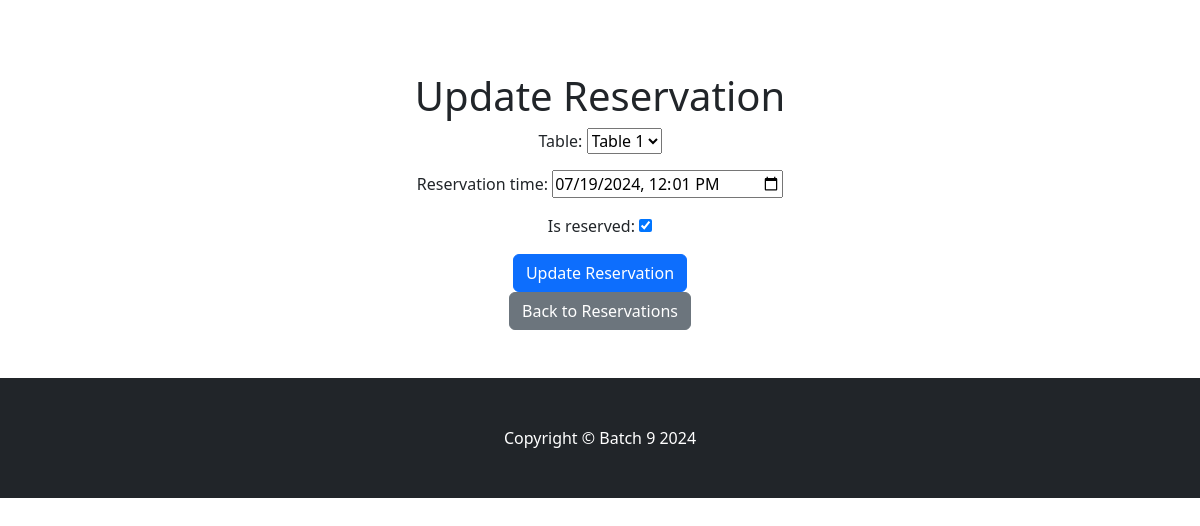
Screenshot of /update_reservation/10 with the database file from the repository.
### app/models.py (models this page shows, shortened)
class Reservation(models.Model):
    user = models.ForeignKey(User, on_delete=models.CASCADE)
    table = models.ForeignKey(Table, on_delete=models.CASCADE)
    reservation_time = models.DateTimeField()
    is_reserved = models.BooleanField(default=True)

### app/views.py (the view)
# urls.py: path('update_reservation/<int:reservation_id>', update_reservation, name='update_reservation'),
def update_reservation(request, reservation_id):
    reservation = get_object_or_404(Reservation, id=reservation_id)
    if request.method == 'POST':
        form = ReservationForm(request.POST, instance=reservation)
        if form.is_valid():
            form.save()
            return redirect('tables')
    else:
        form = ReservationForm(instance=reservation)
    return render(request, 'update_reservation.html', {'form': form, 'reservation': reservation})

### app/forms.py
class ReservationForm(forms.ModelForm):
    class Meta:
        model = Reservation
        fields = ['table', 'reservation_time','is_reserved']
        widgets = {
            'reservation_time': forms.DateTimeInput(attrs={'type': 'datetime-local'}),
        }

### app/models.py (called while the page is built)
    def __str__(self):
        return f"Table {self.table_number}"

### app/templates/update_reservation.html (shortened to what this page needs)
{% extends "base.html" %}
{% block contant %}
<div align="center">
    <br><br><br>
    <h1>Update Reservation</h1>
    <form method="post">
        {{ form.as_p }}
        <button type="submit" class="btn btn-primary">Update Reservation</button>
    </form>
    <a href="{% url 'tables' %}" class="btn btn-secondary">Back to Reservations</a>
    <br><br><br>
</div>
{% endblock %}

### rows the page displays
Reservation: table "Table 1", reservation_time "07/19/2024 12:01", is_reserved "☑"
